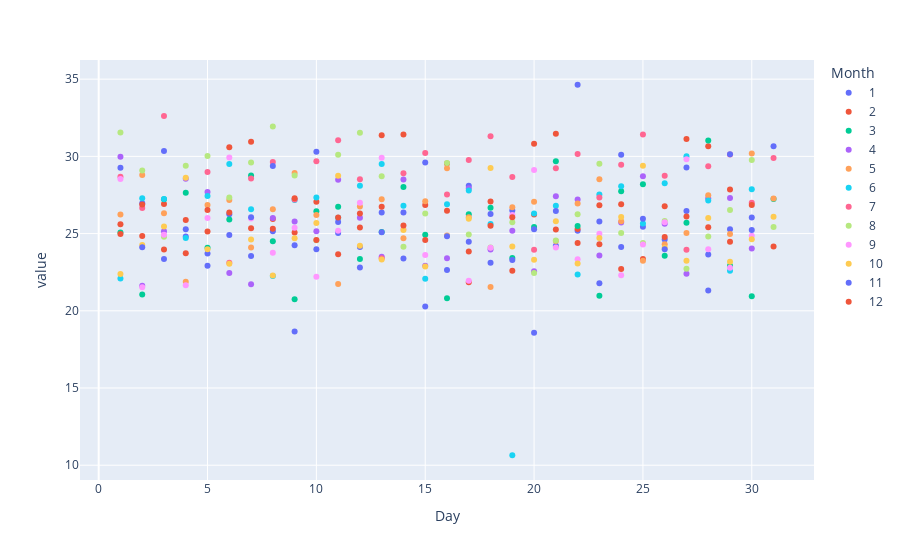

The notebook cell this image was saved under:
### Code cell
px.scatter(matrix)

### Figure 1 — Plotly figure (JSON) as saved in the notebook; plotly's stock layout.template omitted (floating-point values rounded to 4 significant figures)
{"data": [{"hovertemplate": "Month=1<br>Day=%{x}<br>value=%{y}<extra></extra>", "legendgroup": "1", "marker": {"color": "#636efa", "symbol": "circle"}, "mode": "markers", "name": "1", "orientation": "v", "showlegend": true, "type": "scatter", "x": [1, 2, 3, 4, 5, 6, 7, 8, 9, 10, 11, 12, 13, 14, 15, 16, 17, 18, 19, 20, 21, 22, 23, 24, 25, 26, 27, 28, 29, 30, 31], "xaxis": "x", "y": [NaN, 26.97, 30.34, 24.81, 23.71, 26.25, 23.54, 25.16, 18.66, 30.3, 25.04, 24.12, 26.36, 23.39, 20.28, 22.64, 28.09, 23.12, 26.49, 18.57, 24.21, 25.18, 25.78, 30.1, 25.44, 24.61, 26.46, 23.65, 25.28, 26.04, 30.65], "yaxis": "y"}, {"hovertemplate": "Month=2<br>Day=%{x}<br>value=%{y}<extra></extra>", "legendgroup": "2", "marker": {"color": "#EF553B", "symbol": "circle"}, "mode": "markers", "name": "2", "orientation": "v", "showlegend": true, "type": "scatter", "x": [1, 2, 3, 4, 5, 6, 7, 8, 9, 10, 11, 12, 13, 14, 15, 16, 17, 18, 19, 20, 21, 22, 23, 24, 25, 26, 27, 28, 29, 30, 31], "xaxis": "x", "y": [25.6, 24.84, 26.92, 23.73, 25.13, 26.36, 30.95, 25.95, 25.07, 27.06, 23.67, 25.4, 26.73, 31.42, 26.86, 29.53, 21.86, 27.09, 22.59, 26.24, 31.47, 25.3, 24.31, 26.91, 23.35, 24.78, 26.1, 30.66, 27.86, NaN, NaN], "yaxis": "y"}, {"hovertemplate": "Month=3<br>Day=%{x}<br>value=%{y}<extra></extra>", "legendgroup": "3", "marker": {"color": "#00cc96", "symbol": "circle"}, "mode": "markers", "name": "3", "orientation": "v", "showlegend": true, "type": "scatter", "x": [1, 2, 3, 4, 5, 6, 7, 8, 9, 10, 11, 12, 13, 14, 15, 16, 17, 18, 19, 20, 21, 22, 23, 24, 25, 26, 27, 28, 29, 30, 31], "xaxis": "x", "y": [25.07, 21.06, 27.22, 27.65, 24.09, 25.91, 28.77, 24.51, 20.75, 26.44, 26.73, 23.35, 25.1, 28.02, 24.93, 20.81, 26.24, 26.68, 23.42, 25.43, 29.68, 25.49, 20.97, 27.75, 28.2, 23.57, 25.7, 31.03, 22.92, 20.95, 27.25], "yaxis": "y"}, {"hovertemplate": "Month=4<br>Day=%{x}<br>value=%{y}<extra></extra>", "legendgroup": "4", "marker": {"color": "#ab63fa", "symbol": "circle"}, "mode": "markers", "name": "4", "orientation": "v", "showlegend": true, "type": "scatter", "x": [1, 2, 3, 4, 5, 6, 7, 8, 9, 10, 11, 12, 13, 14, 15, 16, 17, 18, 19, 20, 21, 22, 23, 24, 25, 26, 27, 28, 29, 30, 31], "xaxis": "x", "y": [29.98, 21.62, 25.15, 28.55, 27.7, 22.46, 21.72, 26.02, 25.78, 25.15, 28.49, 26.02, 23.5, 28.49, 22.92, 23.4, 27.93, 23.96, 25.18, 22.56, 27.42, 27.2, 23.58, 25.71, 28.71, 25.64, 22.39, 27.29, 27.3, 24.03, NaN], "yaxis": "y"}, {"hovertemplate": "Month=5<br>Day=%{x}<br>value=%{y}<extra></extra>", "legendgroup": "5", "marker": {"color": "#FFA15A", "symbol": "circle"}, "mode": "markers", "name": "5", "orientation": "v", "showlegend": true, "type": "scatter", "x": [1, 2, 3, 4, 5, 6, 7, 8, 9, 10, 11, 12, 13, 14, 15, 16, 17, 18, 19, 20, 21, 22, 23, 24, 25, 26, 27, 28, 29, 30, 31], "xaxis": "x", "y": [26.23, 28.79, 26.32, 21.88, 26.85, 27.17, 24.1, 26.58, 28.92, 26.21, 21.73, 26.76, 27.22, 24.7, 27.1, 29.23, 26.05, 21.53, 26.71, 27.07, 24.52, 26.95, 28.52, 25.81, 23.25, 24.31, 25.03, 27.48, 24.97, 30.19, 27.27], "yaxis": "y"}, {"hovertemplate": "Month=6<br>Day=%{x}<br>value=%{y}<extra></extra>", "legendgroup": "6", "marker": {"color": "#19d3f3", "symbol": "circle"}, "mode": "markers", "name": "6", "orientation": "v", "showlegend": true, "type": "scatter", "x": [1, 2, 3, 4, 5, 6, 7, 8, 9, 10, 11, 12, 13, 14, 15, 16, 17, 18, 19, 20, 21, 22, 23, 24, 25, 26, 27, 28, 29, 30, 31], "xaxis": "x", "y": [22.09, 27.28, 27.24, 24.72, 27.44, 29.5, 26.58, 22.26, 27.17, 27.34, 26.03, 28.09, 29.51, 26.8, 22.07, 26.89, 27.79, 25.62, 10.65, 26.3, 26.81, 22.35, 27.53, 28.07, 25.66, 28.25, 30.0, 27.14, 22.59, 27.87, NaN], "yaxis": "y"}, {"hovertemplate": "Month=7<br>Day=%{x}<br>value=%{y}<extra></extra>", "legendgroup": "7", "marker": {"color": "#FF6692", "symbol": "circle"}, "mode": "markers", "name": "7", "orientation": "v", "showlegend": true, "type": "scatter", "x": [1, 2, 3, 4, 5, 6, 7, 8, 9, 10, 11, 12, 13, 14, 15, 16, 17, 18, 19, 20, 21, 22, 23, 24, 25, 26, 27, 28, 29, 30, 31], "xaxis": "x", "y": [28.68, 26.66, 32.62, NaN, 28.98, 23.11, 28.56, 29.63, 27.21, 29.69, 31.04, 28.52, 23.41, 28.9, 30.22, 27.53, 29.76, 31.3, 28.67, 23.96, 29.23, 30.15, 27.33, 29.46, 31.42, 28.75, 23.95, 29.35, 30.11, 26.99, 29.89], "yaxis": "y"}, {"hovertemplate": "Month=8<br>Day=%{x}<br>value=%{y}<extra></extra>", "legendgroup": "8", "marker": {"color": "#B6E880", "symbol": "circle"}, "mode": "markers", "name": "8", "orientation": "v", "showlegend": true, "type": "scatter", "x": [1, 2, 3, 4, 5, 6, 7, 8, 9, 10, 11, 12, 13, 14, 15, 16, 17, 18, 19, 20, 21, 22, 23, 24, 25, 26, 27, 28, 29, 30, 31], "xaxis": "x", "y": [31.55, 29.09, 24.8, 29.39, 30.02, 27.34, 29.6, 31.94, 28.76, 24.57, 30.11, 31.54, 28.71, 24.15, 26.29, 29.57, 24.93, 24.09, 25.73, 22.46, 24.56, 26.26, 29.52, 25.03, 24.39, 25.82, 22.72, 24.8, 26.53, 29.77, 25.43], "yaxis": "y"}, {"hovertemplate": "Month=9<br>Day=%{x}<br>value=%{y}<extra></extra>", "legendgroup": "9", "marker": {"color": "#FF97FF", "symbol": "circle"}, "mode": "markers", "name": "9", "orientation": "v", "showlegend": true, "type": "scatter", "x": [1, 2, 3, 4, 5, 6, 7, 8, 9, 10, 11, 12, 13, 14, 15, 16, 17, 18, 19, 20, 21, 22, 23, 24, 25, 26, 27, 28, 29, 30, 31], "xaxis": "x", "y": [28.53, 21.53, 24.93, 21.65, 26.01, 29.93, 25.97, 23.76, 25.37, 22.2, 25.19, 27.0, 29.91, 25.3, 23.62, 24.88, 21.95, 24.08, 26.2, 29.12, 24.1, 23.34, 24.99, 22.3, 24.3, 25.74, 29.82, 23.99, 22.79, 24.87, NaN], "yaxis": "y"}, {"hovertemplate": "Month=10<br>Day=%{x}<br>value=%{y}<extra></extra>", "legendgroup": "10", "marker": {"color": "#FECB52", "symbol": "circle"}, "mode": "markers", "name": "10", "orientation": "v", "showlegend": true, "type": "scatter", "x": [1, 2, 3, 4, 5, 6, 7, 8, 9, 10, 11, 12, 13, 14, 15, 16, 17, 18, 19, 20, 21, 22, 23, 24, 25, 26, 27, 28, 29, 30, 31], "xaxis": "x", "y": [22.39, 24.26, 25.45, 28.61, 23.99, 23.05, 24.61, 22.29, 24.7, 25.68, 28.75, 24.21, 23.33, 25.24, 22.88, 24.88, 25.97, 29.25, 24.17, 23.31, 25.8, 23.06, 24.72, 26.08, 29.39, 24.09, 23.24, 26.01, 23.18, 24.64, 26.1], "yaxis": "y"}, {"hovertemplate": "Month=11<br>Day=%{x}<br>value=%{y}<extra></extra>", "legendgroup": "11", "marker": {"color": "#636efa", "symbol": "circle"}, "mode": "markers", "name": "11", "orientation": "v", "showlegend": true, "type": "scatter", "x": [1, 2, 3, 4, 5, 6, 7, 8, 9, 10, 11, 12, 13, 14, 15, 16, 17, 18, 19, 20, 21, 22, 23, 24, 25, 26, 27, 28, 29, 30, 31], "xaxis": "x", "y": [29.27, 24.11, 23.36, 25.29, 22.91, 24.9, 26.05, 29.38, 24.24, 23.98, 25.76, 22.81, 25.09, 26.36, 29.59, 24.83, 24.46, 26.27, 23.3, 25.28, 26.46, 34.64, 21.79, 24.13, 25.97, 23.99, 29.29, 21.31, 30.14, 25.23, NaN], "yaxis": "y"}, {"hovertemplate": "Month=12<br>Day=%{x}<br>value=%{y}<extra></extra>", "legendgroup": "12", "marker": {"color": "#EF553B", "symbol": "circle"}, "mode": "markers", "name": "12", "orientation": "v", "showlegend": true, "type": "scatter", "x": [1, 2, 3, 4, 5, 6, 7, 8, 9, 10, 11, 12, 13, 14, 15, 16, 17, 18, 19, 20, 21, 22, 23, 24, 25, 26, 27, 28, 29, 30, 31], "xaxis": "x", "y": [24.97, 26.88, 23.96, 25.88, 26.53, 30.59, 25.35, 25.32, 27.29, 24.59, 26.05, 26.3, 31.36, 25.53, 24.59, 26.48, 23.85, 25.5, 26.06, 30.81, 25.26, 24.38, 26.83, 22.7, NaN, 26.77, 31.12, 25.41, 24.47, 26.86, 24.16], "yaxis": "y"}], "layout": {"legend": {"title": {"text": "Month"}, "tracegroupgap": 0}, "margin": {"t": 60}, "xaxis": {"anchor": "y", "domain": [0, 1], "title": {"text": "Day"}}, "yaxis": {"anchor": "x", "domain": [0, 1], "title": {"text": "value"}}}}
